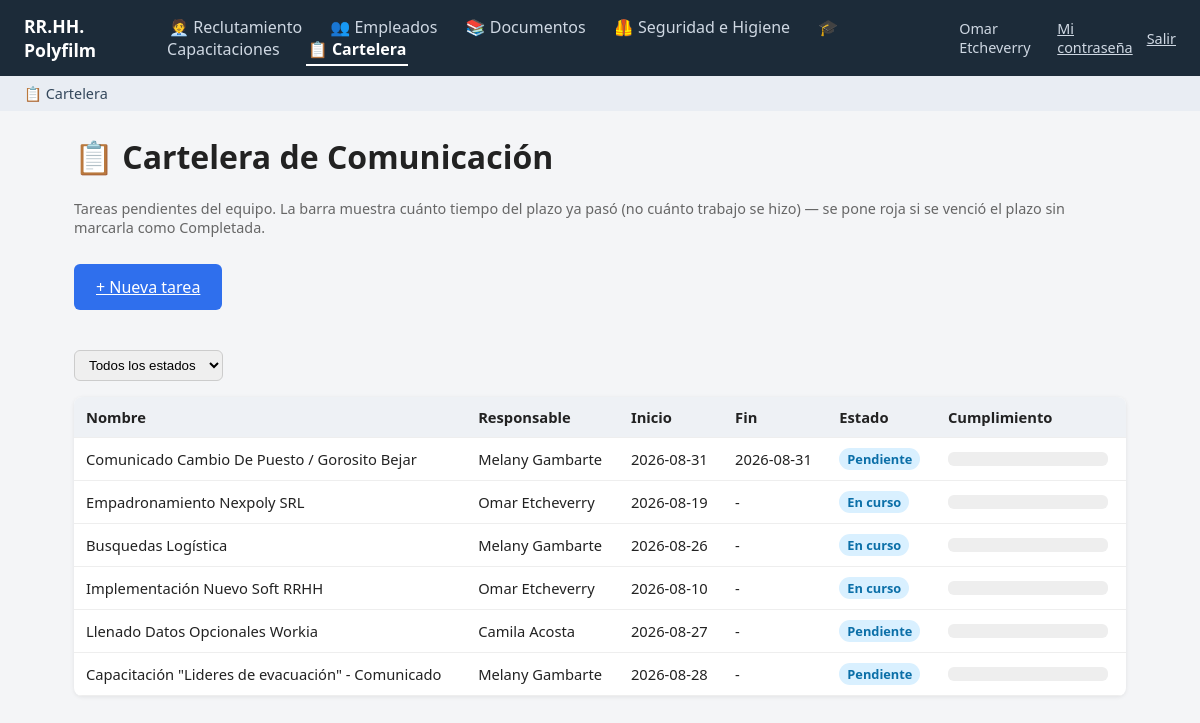
The page /cartelera (signed in) on the database its author committed.
### tables this page shows
CREATE TABLE usuarios (
            id INTEGER PRIMARY KEY AUTOINCREMENT,
            nombre TEXT NOT NULL,
            usuario TEXT UNIQUE NOT NULL,
            password_hash TEXT NOT NULL,
            salt TEXT NOT NULL,
            es_admin INTEGER NOT NULL DEFAULT 0,
            activo INTEGER NOT NULL DEFAULT 1,
            fecha_creacion TEXT NOT NULL DEFAULT (datetime('now', 'localtime'))
        , email TEXT, debe_cambiar_password INTEGER NOT NULL DEFAULT 0);

CREATE TABLE tareas_cartelera (
                id INTEGER PRIMARY KEY AUTOINCREMENT,
                nombre TEXT NOT NULL,
                responsable_id INTEGER REFERENCES usuarios(id),
                fecha_inicio TEXT NOT NULL,
                fecha_fin TEXT,
                estado TEXT NOT NULL DEFAULT 'Pendiente',
                fecha_creacion TEXT NOT NULL DEFAULT (datetime('now', 'localtime')),
                fecha_actualizacion TEXT NOT NULL DEFAULT (datetime('now', 'localtime'))
            );

### app.py (the view)
@app.route("/cartelera")
@requiere_item("item_cartelera")
def cartelera():
    conn = get_db()
    estado_filtro = request.args.get("estado", "").strip()
    query = """
        SELECT t.*, u.nombre AS responsable_nombre
        FROM tareas_cartelera t
        LEFT JOIN usuarios u ON u.id = t.responsable_id
        WHERE 1=1
    """
    params = []
    if estado_filtro:
        query += " AND t.estado = ?"
        params.append(estado_filtro)
    query += " ORDER BY t.fecha_fin IS NULL, t.fecha_fin ASC"
    tareas = [dict(r) for r in conn.execute(query, params).fetchall()]
    for t in tareas:
        t["progreso"], t["progreso_clase"] = _progreso_tarea(t["fecha_inicio"], t["fecha_fin"], t["estado"])
    usuarios_lista = conn.execute("SELECT id, nombre FROM usuarios WHERE activo = 1 ORDER BY nombre").fetchall()
    conn.close()
    return render_template(
        "cartelera.html", tareas=tareas, usuarios=usuarios_lista,
        estados_tarea=ESTADOS_TAREA, estado_filtro=estado_filtro,
    )

### app.py (called while the page is built)
def _modulos_visibles(usuario):
    visibles = []
    for m in MODULOS:
        if m.get("solo_admin") and not (usuario and usuario["es_admin"]):
            continue
        if usuario and usuario["es_admin"]:
            opciones = m["opciones"]
        else:
            opciones = [op for op in m["opciones"] if tiene_permiso(usuario, op["cod"])]
        if m["opciones"] and not opciones:
            continue  # módulo con ítems pero ninguno habilitado para este usuario: no se muestra
        m2 = dict(m)
        m2["opciones"] = opciones
        visibles.append(m2)
    return visibles

@app.context_processor
def inject_nav():
    path = request.path
    modulo_actual = None
    for cod, prefijos in RUTAS_POR_MODULO.items():
        if any(path == p or path.startswith(p + "/") for p in prefijos):
            modulo_actual = cod
            break
    usuario = usuario_actual()
    return dict(modulos=_modulos_visibles(usuario), modulo_actual=modulo_actual, usuario=usuario)

@app.before_request
def exigir_login():
    if request.endpoint in ENDPOINTS_PUBLICOS or request.endpoint is None:
        return
    u = usuario_actual()
    if not u:
        return redirect(url_for("login", next=request.path))
    if u["debe_cambiar_password"] and request.endpoint not in ("cambiar_password", "logout"):
        flash("Tenés que elegir una contraseña propia antes de seguir.", "info")
        return redirect(url_for("cambiar_password"))

def _progreso_tarea(fecha_inicio, fecha_fin, estado):
    from datetime import date
    hoy = date.today()
    if estado == "Completada":
        return 100, "completada"
    if not fecha_fin:
        return 0, "sin-fecha"
    try:
        ini = datetime.strptime(fecha_inicio, "%Y-%m-%d").date()
        fin = datetime.strptime(fecha_fin, "%Y-%m-%d").date()
    except (ValueError, TypeError):
        return 0, "normal"
    if hoy > fin:
        return 100, "vencida"
    total_dias = (fin - ini).days or 1
    transcurridos = (hoy - ini).days
    pct = max(0, min(100, round(transcurridos / total_dias * 100)))
    return pct, "normal"

### auth.py (called while the page is built)
def usuario_actual():
    if "usuario" in g:
        return g.usuario
    uid = session.get("usuario_id")
    g.usuario = None
    if uid:
        conn = get_db()
        u = conn.execute("SELECT * FROM usuarios WHERE id = ? AND activo = 1", (uid,)).fetchone()
        conn.close()
        g.usuario = u
    return g.usuario

### templates/cartelera.html (shortened to what this page needs)
{% extends "base.html" %}
{% block contenido %}
<h1>📋 Cartelera de Comunicación</h1>
<p class="nota">Tareas pendientes del equipo. La barra muestra cuánto tiempo del plazo ya pasó (no cuánto trabajo se hizo) — se pone roja si se venció el plazo sin marcarla como Completada.</p>
<div class="acciones-empleados">
  <a class="btn-principal" href="{{ url_for('cartelera_nueva') }}">+ Nueva tarea</a>
</div>
<form method="get" class="filtros">
  <select name="estado" onchange="this.form.submit()">
    <option value="">Todos los estados</option>
  </select>
</form>
<table>
  <thead>
    <tr><th>Nombre</th><th>Responsable</th><th>Inicio</th><th>Fin</th><th>Estado</th><th>Cumplimiento</th></tr>
  </thead>
  <tbody>
    {% for t in tareas %}
    <tr onclick="window.location='{{ url_for('cartelera_detalle', tid=t.id) }}'" class="fila-click">
      <td>{{ t.nombre }}</td>
      <td>{{ t.responsable_nombre or '-' }}</td>
      <td>{{ t.fecha_inicio }}</td>
      <td>{{ t.fecha_fin or '-' }}</td>
      <td><span class="badge {{ 'estado-efectivo' if t.estado == 'Completada' else ('estado-desechado' if t.progreso_clase == 'vencida' else 'estado-entrevista') }}">{{ t.estado }}</span></td>
      <td>
        <div class="barra-fondo barra-tarea">
        </div>
      </td>
    </tr>
    {% else %}
    <tr><td colspan="6">No hay tareas cargadas todavía.</td></tr>
    {% endfor %}
  </tbody>
</table>
{% endblock %}

### templates/base.html (shortened to what this page needs)
<!doctype html>
<html lang="es">
<head>
<link rel="stylesheet" href="{{ url_for('static', filename='style.css') }}">
</head>
<body>
<header>
  <a href="{{ url_for('index') }}" class="logo">RR.HH. Polyfilm</a>
  <nav>
    {% for m in modulos %}
    <a href="{{ m.href }}" class="{{ 'activo' if modulo_actual == m.cod else '' }}">{{ m.icono }} {{ m.nombre }}</a>
    {% endfor %}
  </nav>
  {% if usuario %}
  <div class="header-usuario">
    <span>{{ usuario.nombre }}</span>
    <a href="{{ url_for('cambiar_password') }}">Mi contraseña</a>
    <a href="{{ url_for('logout') }}">Salir</a>
  </div>
  {% endif %}
</header>
{% if modulo_actual %}
{% set modulo = modulos | selectattr('cod', 'equalto', modulo_actual) | first %}
{% if modulo.opciones %}
<div class="submenu">
  {% for op in modulo.opciones %}
  <a href="{{ op.href }}">{{ op.icono }} {{ op.label }}</a>
  {% endfor %}
</div>
{% endif %}
{% endif %}
<main>
  {% block contenido %}{% endblock %}
</main>
</body>
</html>

### static/style.css (style rules this page uses)
* { box-sizing: border-box; }
body { font-family: "Segoe UI", Arial, sans-serif; margin: 0; background: #f4f5f7; color: #222; }
header { background: #1c2b39; color: #fff; padding: 14px 24px; display: flex; align-items: center; gap: 32px; }
header .logo { color: #fff; font-weight: 700; font-size: 1.1rem; text-decoration: none; }
header nav a { color: #cfd8e3; text-decoration: none; margin-right: 20px; padding: 4px 2px; border-bottom: 2px solid transparent; }
header nav a.activo { color: #fff; border-bottom-color: #fff; font-weight: 600; }
.submenu { background: #e9edf3; padding: 8px 24px; display: flex; gap: 22px; }
.submenu a { color: #33475b; text-decoration: none; font-size: 0.9rem; }
main { padding: 24px; max-width: 1100px; margin: 0 auto; }
h1 { margin-top: 0; }
.nota { color: #666; font-size: 0.9rem; }
.btn-principal { background: #2f6fed; color: #fff; border: none; padding: 12px 22px; border-radius: 6px; font-size: 1rem; cursor: pointer; margin: 12px 0 24px; }
table { width: 100%; border-collapse: collapse; background: #fff; border-radius: 8px; overflow: hidden; box-shadow: 0 1px 4px rgba(0,0,0,0.08); }
th, td { text-align: left; padding: 10px 12px; border-bottom: 1px solid #eee; font-size: 0.92rem; }
th { background: #eef1f5; }
.fila-click { cursor: pointer; }
.badge { background: #e5ecff; color: #2f4fed; padding: 2px 8px; border-radius: 12px; font-size: 0.8rem; font-weight: 600; display: inline-block; }
.estado-entrevista { background: #d9f0ff; color: #0b6fa8; }
.filtros { margin-bottom: 16px; display: flex; gap: 10px; }
.filtros select { padding: 6px 10px; border-radius: 6px; border: 1px solid #ccc; }
.header-usuario { margin-left: auto; color: #cfd8e3; display: flex; align-items: center; gap: 14px; font-size: 0.9rem; }
.header-usuario a { color: #cfd8e3; }
.acciones-empleados { display: flex; gap: 10px; margin-bottom: 16px; }
.barra-fondo { background: #eee; border-radius: 6px; height: 16px; overflow: hidden; }
.barra-tarea { width: 160px; height: 14px; }

### rows shown on the page
usuarios: nombre "Omar Etcheverry"
tareas_cartelera: nombre "Comunicado Cambio De Puesto / Gorosito Bejar", nombre "Melany Gambarte", fecha_inicio "2026-08-31", fecha_fin "2026-08-31", estado "Pendiente"
tareas_cartelera: nombre "Empadronamiento Nexpoly SRL", nombre "Omar Etcheverry", fecha_inicio "2026-08-19", fecha_fin "-", estado "En curso"
tareas_cartelera: nombre "Busquedas Logística", nombre "Melany Gambarte", fecha_inicio "2026-08-26", fecha_fin "-", estado "En curso"
tareas_cartelera: nombre "Implementación Nuevo Soft RRHH", nombre "Omar Etcheverry", fecha_inicio "2026-08-10", fecha_fin "-", estado "En curso"
tareas_cartelera: nombre "Llenado Datos Opcionales Workia", nombre "Camila Acosta", fecha_inicio "2026-08-27", fecha_fin "-", estado "Pendiente"
tareas_cartelera: nombre "Capacitación \"Lideres de evacuación\" - Comunicado", nombre "Melany Gambarte", fecha_inicio "2026-08-28", fecha_fin "-", estado "Pendiente"

### other values the page prints
{{ m.icono }} "🧑‍💼" "👥" "📚" "🦺" "🎓" "📋"
{{ m.nombre }} "Reclutamiento" "Empleados" "Documentos" "Seguridad e Higiene" "Capacitaciones" "Cartelera"
{{ op.icono }} "📋"
{{ op.label }} "Cartelera"
